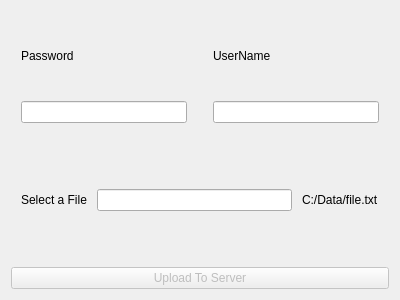
<?xml version="1.0" encoding="UTF-8"?>
<ui version="4.0">
 <class>TestFolderServer</class>
 <widget class="QWidget" name="TestFolderServer">
  <property name="geometry">
   <rect>
    <x>0</x>
    <y>0</y>
    <width>400</width>
    <height>300</height>
   </rect>
  </property>
  <property name="windowTitle">
   <string>Form</string>
  </property>
  <layout class="QVBoxLayout" name="verticalLayout_3">
   <item>
    <layout class="QHBoxLayout" name="horizontalLayout">
     <item>
      <layout class="QVBoxLayout" name="verticalLayout_2">
       <property name="spacing">
        <number>10</number>
       </property>
       <property name="leftMargin">
        <number>10</number>
       </property>
       <property name="topMargin">
        <number>10</number>
       </property>
       <property name="rightMargin">
        <number>10</number>
       </property>
       <property name="bottomMargin">
        <number>10</number>
       </property>
       <item>
        <widget class="QLabel" name="PasswordLabel">
         <property name="text">
          <string>Password</string>
         </property>
        </widget>
       </item>
       <item>
        <widget class="QLineEdit" name="lineEdit"/>
       </item>
      </layout>
     </item>
     <item>
      <layout class="QVBoxLayout" name="verticalLayout">
       <property name="spacing">
        <number>10</number>
       </property>
       <property name="leftMargin">
        <number>10</number>
       </property>
       <property name="topMargin">
        <number>10</number>
       </property>
       <property name="rightMargin">
        <number>10</number>
       </property>
       <property name="bottomMargin">
        <number>10</number>
       </property>
       <item>
        <widget class="QLabel" name="userLabel">
         <property name="text">
          <string>UserName</string>
         </property>
        </widget>
       </item>
       <item>
        <widget class="QLineEdit" name="userLineEdit"/>
       </item>
      </layout>
     </item>
    </layout>
   </item>
   <item>
    <layout class="QHBoxLayout" name="horizontalLayout_2">
     <property name="spacing">
      <number>10</number>
     </property>
     <property name="leftMargin">
      <number>10</number>
     </property>
     <property name="topMargin">
      <number>10</number>
     </property>
     <property name="rightMargin">
      <number>10</number>
     </property>
     <property name="bottomMargin">
      <number>10</number>
     </property>
     <item>
      <widget class="QLabel" name="fileLabel">
       <property name="text">
        <string>Select a File</string>
       </property>
      </widget>
     </item>
     <item>
      <widget class="QLineEdit" name="fileLineEdit"/>
     </item>
     <item>
      <widget class="QLabel" name="exLabel">
       <property name="text">
        <string>C:/Data/file.txt</string>
       </property>
      </widget>
     </item>
    </layout>
   </item>
   <item>
    <widget class="QPushButton" name="uploadPushButton">
     <property name="enabled">
      <bool>false</bool>
     </property>
     <property name="text">
      <string>Upload To Server</string>
     </property>
    </widget>
   </item>
  </layout>
 </widget>
 <resources/>
 <connections/>
</ui>
